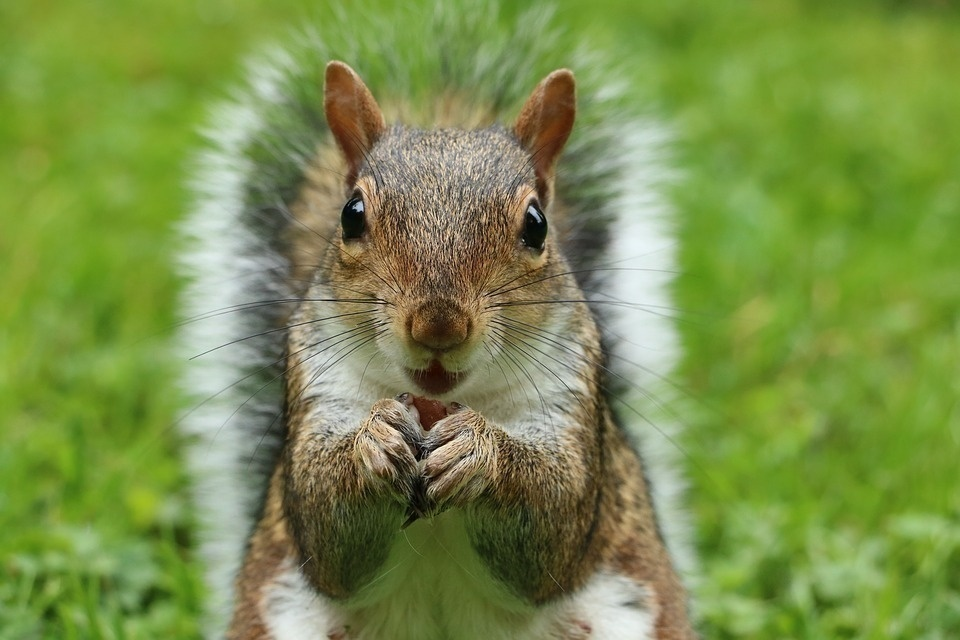
#> input picture Hafta3_02/images/squirrel11.jpg, 960 x 640 px, found by its file name
$ python 4.py
#> lines starting #> are read from the running program, lines starting #| are printed output that depends on the picture
# perspective trasformation/bükme
import cv2, numpy as np

goruntu = cv2.imread('images/squirrel11.jpg')
#> goruntu is the input picture: shape (640, 960, 3); mean B, G, R 74.9, 142.7, 122.3
cv2.imshow("Orjinal Goruntu", goruntu)

sutun, satir = goruntu.shape[:2]
#> sutun = 640; satir = 960

# float32([[üstsol x,y],[üstsağ x,y],[altsol x,y],[altsağ x,y]])
baslangic = np.float32([[0,0],[sutun,0],[0,satir],[sutun,satir]])
#> baslangic = [[0, 0], [640, 0], [0, 960], [640, 960]]
yeniyer   = np.float32([[90,60],[sutun*.7,50],[80,satir//2],[300,400]])

bukmeSekli = cv2.getPerspectiveTransform(baslangic,yeniyer)
bukulmusSekli = cv2.warpPerspective(goruntu, bukmeSekli, (satir,sutun))
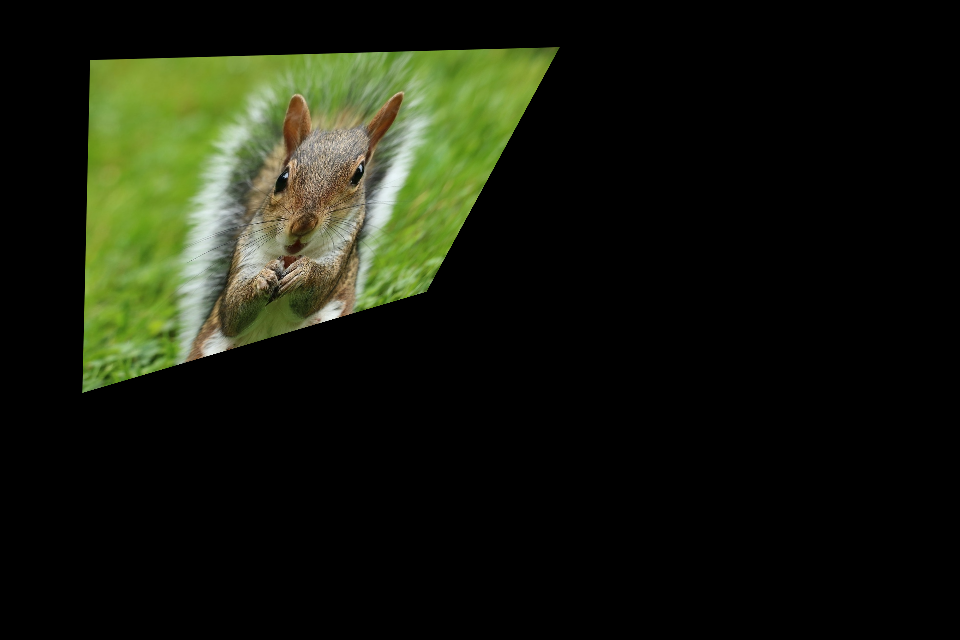
#> bukulmusSekli: shape (640, 960, 3); mean B, G, R 13.7, 26.9, 22.9

cv2.imshow("Bukulmus sekli", bukulmusSekli)

cv2.waitKey(0)
cv2.destroyAllWindows()
